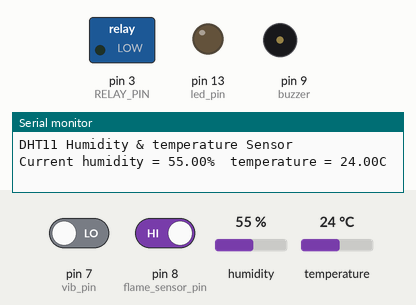
Bench run of a sketch on a simulated Arduino Uno, built with avr-gcc and run on an emulated ATmega328P. Parts: switched loads named in the sketch (green lamp = pin HIGH), output pins drawn as LEDs (lit = HIGH), buzzer (waves = sounding), the last lines printed to the serial monitor. Inputs (shaded band) come from the test bench; at power-on: pin 8 (flame_sensor_pin) HIGH, pin 7 (vib_pin) LOW, humidity 55 %, temperature 24 °C. The modem accepts every AT command (registered, SIM ready, sends succeed) and sends nothing else.

Above: at 5.0 s.
5.1 s: pin 8 (flame_sensor_pin) driven LOW
At 8.0 s:
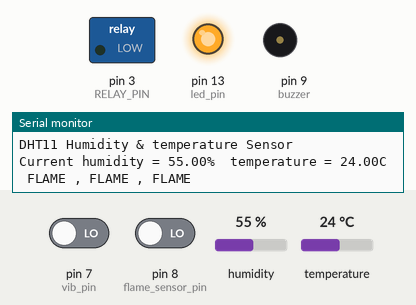
At 18.4 s:
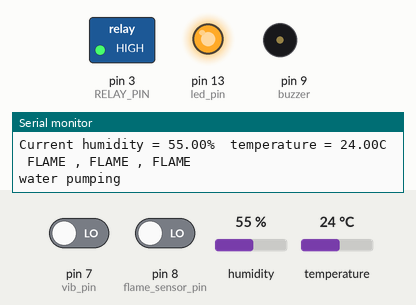
Timing chart, 0 to 24.6 s (numbered marks = the images above; inputs shaded):
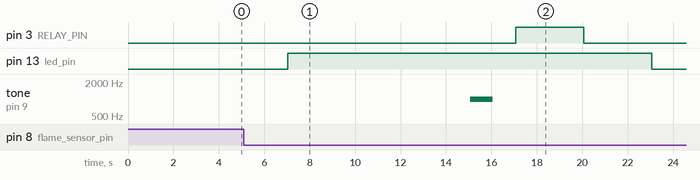

Measured:
- after the input at 5.1 s, pin 13 (led_pin): LOW → HIGH after 1.9 s, → LOW 16.0 s later

The sketch:

green_house_system.ino
```cpp
//temp
#include <dht.h>
#define dht_apin A0 // A0 pin of arduino directly
dht DHT;

//fire
int led_pin = 13 ;
int flame_sensor_pin = 8 ;
int flame_pin = HIGH ;

//gsm
#include <SoftwareSerial.h>
SoftwareSerial gsm(1,0);

//buzzer
const int buzzer = 9;

//relay
const int RELAY_PIN = 3;

//vibration
int vib_pin=7;

void setup(){
  //baud rate
  Serial.begin(115200);

  //vibration
  pinMode(vib_pin,INPUT);
  pinMode(led_pin,OUTPUT);

  //buzzer
  pinMode(buzzer, OUTPUT);

  //gsm
  delay(1000);
  gsm.begin(9600);

  //fire
  pinMode ( led_pin , OUTPUT );
  pinMode ( flame_sensor_pin , INPUT );

 //relay
  pinMode(RELAY_PIN, OUTPUT);

  temp();
  delay(5000);
  fire();
  delay(2000);
  SendMessage();
  delay(1000);
  buzz();
  delay(1000);
  pump();
  delay(3000);
  vib();
  delay(2000);

}

void temp(){
    Serial.println("DHT11 Humidity & temperature Sensor\n\n");
    delay(1000);
    DHT.read11(dht_apin);
    Serial.print("Current humidity = ");
    Serial.print(DHT.humidity);
    Serial.print("%  ");
    Serial.print("temperature = ");
    Serial.print(DHT.temperature);
    Serial.println("C  ");
}

void fire ( ) {
flame_pin = digitalRead ( flame_sensor_pin ) ;
if (flame_pin == LOW )
{
Serial.println ( " FLAME , FLAME , FLAME " ) ;
digitalWrite ( led_pin , HIGH ) ;
delay(2000);
}
else
{
Serial.println ( " no flame " ) ;
digitalWrite ( led_pin , LOW ) ;
}}

void SendMessage()
{
  gsm.println("AT+CMGF=1");
  delay(1000);
  gsm.println("AT+CMGS=\"+917975528296\"\r");
  delay(1000);
  gsm.print("hi");
  gsm.println((char)26);
  delay(1000);
}

void buzz(){
  tone(buzzer, 1000);
  delay(1000);
  noTone(buzzer);
}

void pump() {
  digitalWrite(RELAY_PIN, HIGH);
  Serial.println ( "water pumping" ) ;
  delay(3000);
  digitalWrite(RELAY_PIN, LOW);
  Serial.println ( "water not pumping" ) ;
}

void vib() {
  int val;
  val=digitalRead(vib_pin);
  if(val==1)
  {
    digitalWrite(led_pin,HIGH);
    delay(1000);
    digitalWrite(led_pin,LOW);
    delay(1000);
   }
   else
   digitalWrite(led_pin,LOW);
}

void loop(){

}
```
